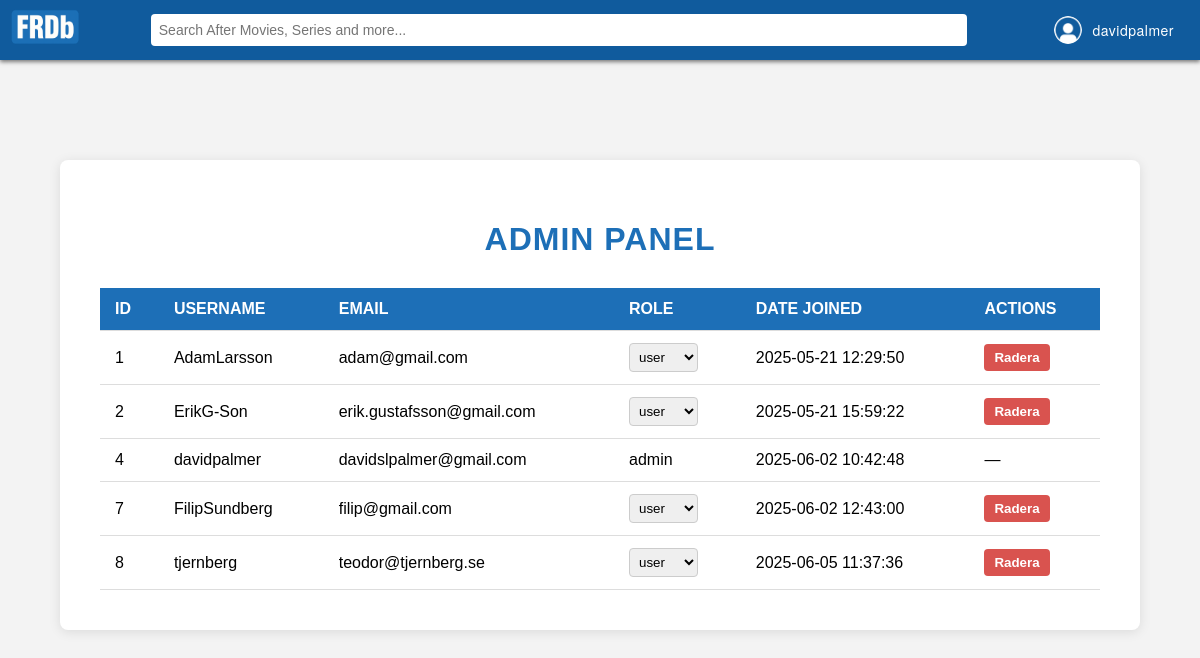
Screenshot of /admin.php (signed in) with the database file from the repository.
### tables this page shows
CREATE TABLE users (
    id INTEGER PRIMARY KEY AUTOINCREMENT,
    username TEXT NOT NULL UNIQUE,
    email TEXT NOT NULL UNIQUE,
    password_hash TEXT NOT NULL,
    salt TEXT NOT NULL,
    date_joined TEXT DEFAULT CURRENT_TIMESTAMP
, role TEXT DEFAULT 'user');

### models/session_user.php (called while the page is built, shortened)
<?php
function isLoggedIn(): bool {
    return isset($_SESSION['user_id']);
}

### admin.php (the view, shortened to what this page needs)
<?php
require_once __DIR__ . "/models/session_user.php";
try {
    $pdo = getPDO();
    $stmt = $pdo->query("SELECT id, username, email, role, date_joined FROM users");
    $users = $stmt->fetchAll();
} catch (PDOException $e) {
    die("Database error: " . $e->getMessage());
}
?>
<!DOCTYPE html>
<html lang="en">
<head>
  <link rel="stylesheet" href="css/admin.css">
  <link rel="stylesheet" href="css/topbar.css">
</head>
<body class="admin-page">
  <?php include "views/topbar.php"; ?>
  <div class="admin-container">
    <h1 class="admin-title">Admin Panel</h1>
    <table class="admin-table">
      <thead>
        <tr>
          <th>ID</th>
          <th>Username</th>
          <th>Email</th>
          <th>Role</th>
          <th>Date joined</th>
          <th>Actions</th>
        </tr>
      </thead>
      <tbody>
        <?php foreach ($users as $user): ?>
          <tr>
            <td><?= htmlspecialchars($user['id']) ?></td>
            <td><?= htmlspecialchars($user['username']) ?></td>
            <td><?= htmlspecialchars($user['email']) ?></td>
            <td>
              <?php if ($user['id'] !== $_SESSION['user_id']): ?>
                <form method="POST" action="processes/update_role.php" style="display:inline;">
                  <select name="role" onchange="this.form.submit()">
                    <option value="user" <?= $user['role'] === 'user' ? 'selected' : '' ?>>user</option>
                  </select>
                </form>
              <?php else: ?>
                <?= htmlspecialchars($user['role']) ?>
              <?php endif; ?>
            </td>
            <td><?= htmlspecialchars($user['date_joined']) ?></td>
            <td>
              <?php if ($user['id'] !== $_SESSION['user_id']): ?>
                <form method="POST" action="processes/delete_user.php" onsubmit="return confirm('Are you sure you want to delete this profile?');">
                  <button type="submit" class="delete-btn">Radera</button>
                </form>
              <?php else: ?>
                —
              <?php endif; ?>
            </td>
          </tr>
        <?php endforeach; ?>
      </tbody>
    </table>
  </div>
</body>
</html>

### Views/topbar.php (shortened to what this page needs)
<?php
require_once __DIR__ . "/../models/session_user.php";
?>
<div class="topbar">
  <div class="topbar-left">
    <a href="index.php">
      <img src="IMG/FRDbTransperent.png" alt="FRDb" class="logo">
    </a>
  </div>
  <div class="topbar-center">
    <form action="search.php" method="GET">
      <input type="text" name="q" placeholder="Search After Movies, Series and more..." class="search-input">
    </form>
  </div>
  <div class="topbar-right">
    <?php if (isLoggedIn()): ?>
      <div class="profile-dropdown">
        <div class="profile-toggle" id="profileToggle">
          <img src="IMG/profile_icon.png" alt="Profile" class="profile-icon">
          <span class="profile-name"><?= htmlspecialchars($_SESSION['username']) ?></span>
        </div>
      </div>
    <?php else: ?>
      <a href="login.php" class="topbar-button">Sign In</a>
    <?php endif; ?>
  </div>
</div>

### CSS/admin.css (style rules this page uses)
.admin-page { margin: 0; font-family: "Arial", sans-serif; background-color: #f3f3f3; }
.admin-page .admin-container { padding: 40px; max-width: 1000px; margin: 100px auto 40px; background: white; border-radius: 8px; box-shadow: 0 2px 12px rgba(0, 0, 0, 0.1); }
.admin-page .admin-title { font-size: 32px; margin-bottom: 30px; color: #1d6fb7; text-align: center; text-transform: uppercase; letter-spacing: 1px; }
.admin-page .admin-table { width: 100%; border-collapse: collapse; }
.admin-page .admin-table th, .admin-page .admin-table td { padding: 12px 15px; text-align: left; border-bottom: 1px solid #ddd; }
.admin-page .admin-table th { background-color: #1d6fb7; color: white; text-transform: uppercase; }
.admin-page .admin-table select { padding: 5px; border-radius: 4px; border: 1px solid #ccc; }
.admin-page .delete-btn { background-color: #d9534f; color: white; border: none; padding: 6px 10px; border-radius: 4px; cursor: pointer; font-weight: bold; }

### CSS/topbar.css (style rules this page uses)
body, html { margin: 0; padding: 0; }
.topbar { font-family: "Arial Black", "Impact", "Helvetica Neue", Helvetica, sans-serif; font-weight: bold; letter-spacing: 0.5px; text-transform: uppercase; display: flex; justify-content: space-between; align-items: center; background-color: #105b9d; color: white; box-shadow: 0 2px 4px rgba(0,0,0,0.5); position: sticky; top: 0; z-index: 1000; height: 40px; padding-right: 20px ; padding-top: 10px; padding-left: 0px; padding-bottom: 10px; }
.topbar-left, .topbar-center, .topbar-right { display: flex; align-items: center; }
.topbar-left { flex-shrink: 0; }
.topbar-center { flex: 5; justify-content: center; }
.topbar-right { flex-shrink: 0; gap: 10px; }
.topbar-left .logo { padding: 0; height: 100%; max-height: 90px; width: auto; object-fit: contain; }
.search-input { width: 800px; padding: 8px; border-radius: 4px; border: none; font-size: 14px; }
.profile-icon { width: 28px; height: 28px; cursor: pointer; border-radius: 50%; margin-left: 10px; transition: transform 0.2s ease; }
.profile-dropdown { position: relative; display: flex; align-items: center; justify-content: flex-end; }
.profile-name { color: white; font-size: 14px; font-weight: 500; margin-left: 5px; text-transform: none; }
.profile-toggle { display: flex; align-items: center; gap: 6px; cursor: pointer; padding: 4px 6px; border-radius: 4px; transition: background-color 0.2s ease; }
.profile-dropdown { position: relative; display: flex; align-items: center; justify-content: flex-end; margin-left: 10px; }
.profile-name { color: white; font-size: 14px; font-weight: 500; text-transform: none; user-select: none; }

### rows the page displays
users: id "1", username "AdamLarsson", email "adam@gmail.com", role "user", date_joined "2025-05-21 12:29:50"
users: id "2", username "ErikG-Son", email "erik.gustafsson@gmail.com", role "user", date_joined "2025-05-21 15:59:22"
users: id "4", username "davidpalmer", email "davidslpalmer@gmail.com", role "admin", date_joined "2025-06-02 10:42:48"
users: id "7", username "FilipSundberg", email "filip@gmail.com", role "user", date_joined "2025-06-02 12:43:00"
users: id "8", username "tjernberg", email "teodor@tjernberg.se", role "user", date_joined "2025-06-05 11:37:36"

### other values shown
$_SESSION['username'] "davidpalmer"
